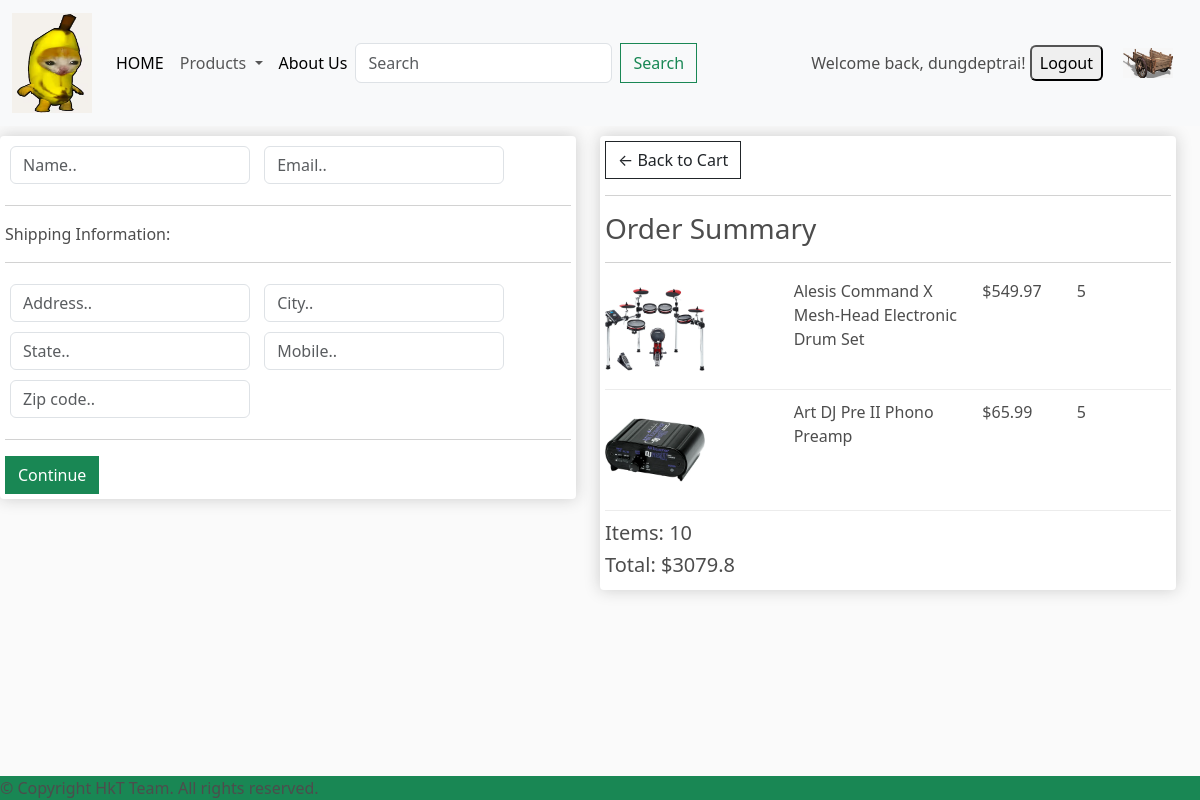
/checkout/ (signed in), run on the app's committed database.
### app/models.py (models this page shows, shortened)
class OrderItem(models.Model):
    product = models.ForeignKey(Product, on_delete=models.SET_NULL, blank=True, null=True)
    order = models.ForeignKey(Order, on_delete=models.SET_NULL, blank=True, null=True)
    quantity = models.IntegerField(default=0, null=True, blank=True)
    date_added = models.DateTimeField(auto_now_add=True)
    def get_total(self):
        total = self.product.price * self.quantity
        return total

class Product(models.Model):
    category = models.ManyToManyField(Category,related_name='product')
    name = models.CharField(max_length=200, null=True)
    price = models.FloatField()
    digital = models.BooleanField(default=False, null=True, blank=False)
    image = models.ImageField(null=True, blank=True)
    detail = models.TextField(null=True, blank=True)
    @property
    def ImageURL(self):
        try:
            url = self.image.url
        except:
            url = ''
        return url

class Order(models.Model):
    customer = models.ForeignKey(User, on_delete=models.SET_NULL, blank=True, null=True)
    date_order = models.DateTimeField(auto_now_add=True)
    complete = models.BooleanField(default=False, null=True, blank=False)
    savethongtinnguoimuaid = models.CharField(max_length=200, null=True)
    def get_cart_items_quantity(self):
        return sum(item.quantity for item in self.orderitem_set.all())
    def get_cart_items_total(self):
        orderitems = self.orderitem_set.all()
        total = sum([item.get_total() for item in orderitems])
        return total

### app/views.py (the view)
# urls.py: path('checkout/', views.checkout, name="checkout"),
def checkout(request):
    user_not_login = "show"
    user_login = "hidden"
    if request.user.is_authenticated:
        customer = request.user
        order, created = Order.objects.get_or_create(customer=customer, complete=False)
        items = order.orderitem_set.all()
        user_not_login = "show"
        user_login = "hidden"
    else:
        items = []  # Khởi tạo giá trị mặc định là một danh sách trống
        order = {'get_cart_items': 0, 'get_cart_total': 0}
        user_not_login = "hidden"
        user_login = "show"
    context = {'items': items, 'order': order, 'user_not_login': user_not_login, 'user_login': user_login}
    return render(request, 'app/checkout.html', context)

### app/templates/app/checkout.html (shortened to what this page needs)
{% extends 'app/base.html' %}
{% load static %}
{% block content_checkout %}
     <div class="row" style='width:100%'>
		<div class="col-lg-6">
			<div class="box-element" id="form-wrapper">
				<form id="form">
					<div id="user-info">
						<div class="form-field">
							<input required class="form-control" type="text" name="name" placeholder="Name..">
						</div>
						<div class="form-field">
							<input required class="form-control" type="email" name="email" placeholder="Email..">
						</div>
					</div>
					<div id="shipping-info">
						<hr>
						<p>Shipping Information:</p>
						<hr>
						<div class="form-field">
							<input class="form-control" type="text" name="address" placeholder="Address..">
						</div>
						<div class="form-field">
							<input class="form-control" type="text" name="city" placeholder="City..">
						</div>
						<div class="form-field">
							<input class="form-control" type="text" name="state" placeholder="State..">
						</div>
						<div class="form-field">
							<input class="form-control" type="text" name="zipcode" placeholder="Mobile..">
						</div>
						<div class="form-field">
							<input class="form-control" type="text" name="country" placeholder="Zip code..">
						</div>
					</div>
					<hr>
					<input id="form-button" class="btn btn-success btn-block" type="submit" value="Continue">
				</form>
			</div>
			<br>
		</div>
		<div class="col-lg-6">
			<div class="box-element">
				<a  class="btn btn-outline-dark" href="{% url 'cart' %}">&#x2190; Back to Cart</a>
				<hr>
				<h3>Order Summary</h3>
				<hr>
				{% for item in items  %}
				<div class="cart-row">
					<div style="flex:2"><img class="row-image" src="{{ item.product.ImageURL }}"></div>
					<div style="flex:2"><p>{{ item.product.name }}</p></div>
					<div style="flex:1"><p>${{ item.product.price }}</p></div>
					<div style="flex:1"><p>{{ item.quantity }}</p></div>
				</div>
				{% endfor %}
				<h5>Items:  {{ order.get_cart_items_quantity }}</h5>
				<h5>Total:   ${{ order.get_cart_items_total }}</h5>
			</div>
		</div>
	</div>
{% endblock content_checkout %}

### app/templates/app/base.html (shortened to what this page needs)
{% load static %}
<!DOCTYPE html>
<html lang="en">
<head>
    <link href="https://cdn.jsdelivr.net/npm/bootstrap@5.3.3/dist/css/bootstrap.min.css" rel="stylesheet">
    <link href="{% static 'app/css/all.min.css' %}" rel="stylesheet" />
    <link href="{% static 'app/css/owl.carousel.min.css' %}" rel="stylesheet" />
    <link href="{% static 'app/css/style.css' %}" rel="stylesheet" />
    <link rel="stylesheet" type="text/css" href="{% static 'app/css/main.css' %}">
    <link rel="stylesheet" href="">
</head>
<body>
    <nav class="navbar navbar-expand-lg bg-body-tertiary">
      <div class="container-fluid">
        <a class="navbar-brand" href="{% url 'home' %}">
          <img src="{% static 'app/images/meo.png' %}" width="80" height="100" />
        </a>
        <div class="collapse navbar-collapse" id="navbarSupportedContent">
          <ul class="navbar-nav me-auto mb-2 mb-lg-0">
            <li class="nav-item">
              <a class="nav-link active" aria-current="page" href="{% url 'home' %}">HOME</a>
            </li>
            <li class="nav-item dropdown">
              <a class="nav-link dropdown-toggle" href="#" role="button" data-bs-toggle="dropdown" aria-expanded="false">
                  Products
              </a>
          </li>
            <li class="nav-item">
              <a class="nav-link active" aria-current="page" href="{% url 'about' %}">About Us</a>
            </li>
            <form class="d-flex mr-auto" role="search" method="POST" action="{% url 'search' %}">
              <input class="form-control me-2" type="search" placeholder="Search" aria-label="Search" name="searched">
              <button class="btn btn-outline-success" type="submit">Search</button>
            </form>
          </ul>
        </div>
        <div class='flex items-center space-x-4'>
          {% if request.user.is_authenticated %}
              <span class="text-gray-600">Welcome back, {{request.user}}!</span>
              <button onclick="window.location.href='{% url 'logout' %}'" class="bg-green-400 hover:bg-green-600 text-black font-bold py-1 px-2 rounded">Logout</button>
          {% endif %}
      </div>
        <div class='form-inline my-2 my-lg-0'>
          <a href="{% url 'cart' %}">
            <img id="cart-icon" class="cart-image" src="{% static 'images/cart2.png' %}" alt="Cart Image">
          </a>
        </div>
      </div>
    </nav>
    {% block content_checkout %}{% endblock content_checkout %}
    <br /><br /><br />
    <footer class="container-fluid bg-success text-rights fixed-bottom p-0 mt-0">
      © Copyright HkT Team. All rights reserved.
    </footer>
  </body>
</html>

### app/static/app/css/style.css (style rules this page uses)
* { margin: 0; padding: 0; box-sizing: border-box; }
body { background-color: hsl(0, 0%, 98%); color: hsl(0, 0%, 30%); }
h1, h2, h3, h4, h5, h6 { color: inherit; }
.box-element { box-shadow: 0 0 16px hsl(0, 0%, 80%); background-color: #fff; border-radius: 4px; padding: 5px; }
#cart-icon { width: 25px; display: inline-block; margin-left: 15px; }
.col-lg-3, .col-lg-4, .col-lg-6, .col-lg-8, .col-lg-12 { margin-top: 10px; }
.btn { border-radius: 0; }
.row-image { width: 100px; }
.form-field { width: 250px; display: inline-block; padding: 5px; }
.cart-row { display: flex; align-items: flex-stretch; padding-bottom: 10px; margin-bottom: 10px; border-bottom: 1px solid #ececec; }

### app/static/app/css/main.css (style rules this page uses)
body { background-color: hsl(0, 0%, 98%); }
h1, h2, h3, h4, h5, h6 { color: hsl(0, 0%, 30%); }
.box-element { box-shadow: hsl(0, 0%, 80%) 0 0 16px; background-color: #fff; border-radius: 4px; padding: 5px; }
#cart-icon { width: 50px; display: flex; margin-left: 20px; margin-right: 15px; }
.col-lg-3, .col-lg-4, .col-lg-6, .col-lg-8, .col-lg-12 { margin-top: 10px; }
.btn { border-radius: 0; }
.row-image { width: 100px; }
.form-field { width: 250px; display: inline-block; padding: 5px; }
.cart-row { display: flex; align-items: flex-stretch; padding-bottom: 10px; margin-bottom: 10px; border-bottom: 1px solid #ececec; }

### data on the page
OrderItem: product.ImageURL (picture), product.name "Alesis Command X Mesh-Head Electronic Drum Set", product.price "549.97", quantity "5"
OrderItem: product.ImageURL (picture), product.name "Art DJ Pre II Phono Preamp", product.price "65.99", quantity "5"
Order: get_cart_items_quantity "10", get_cart_items_total "3079.8"

### other printed values
{{ request.user }} "dungdeptrai"
